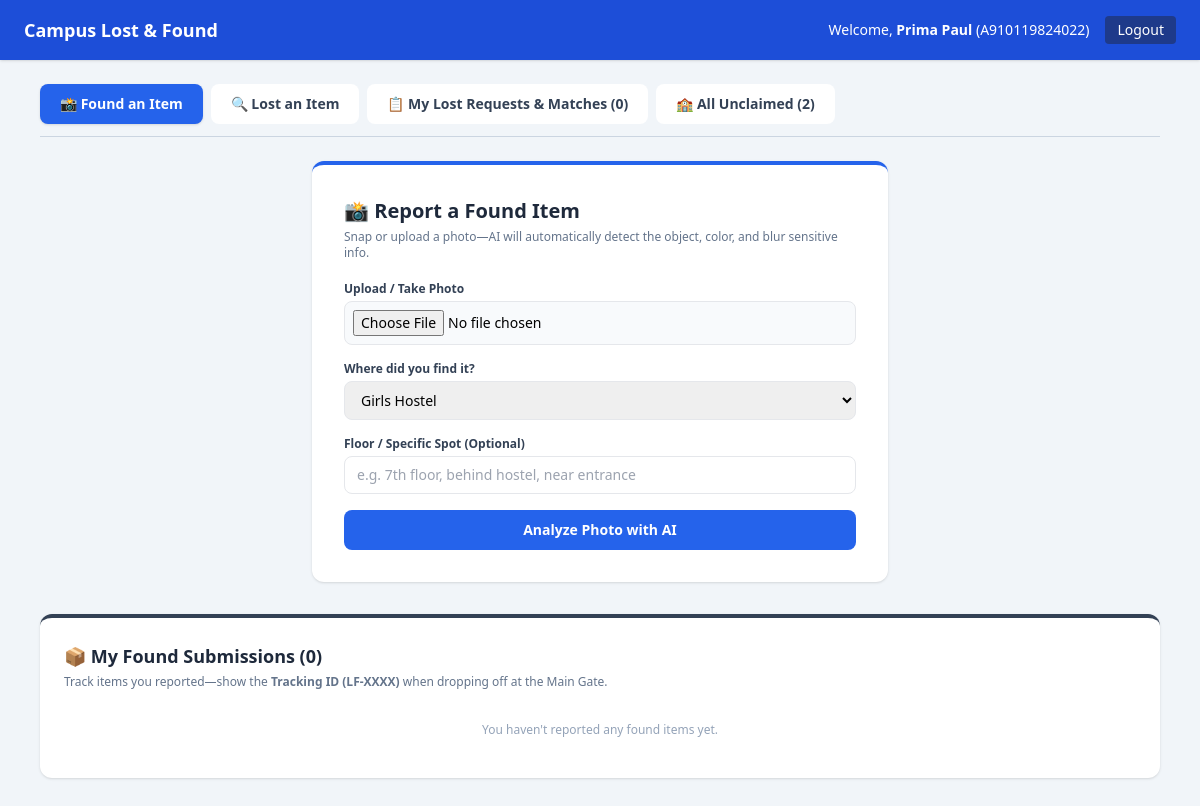
The page /student (signed in) on the database as committed earlier.
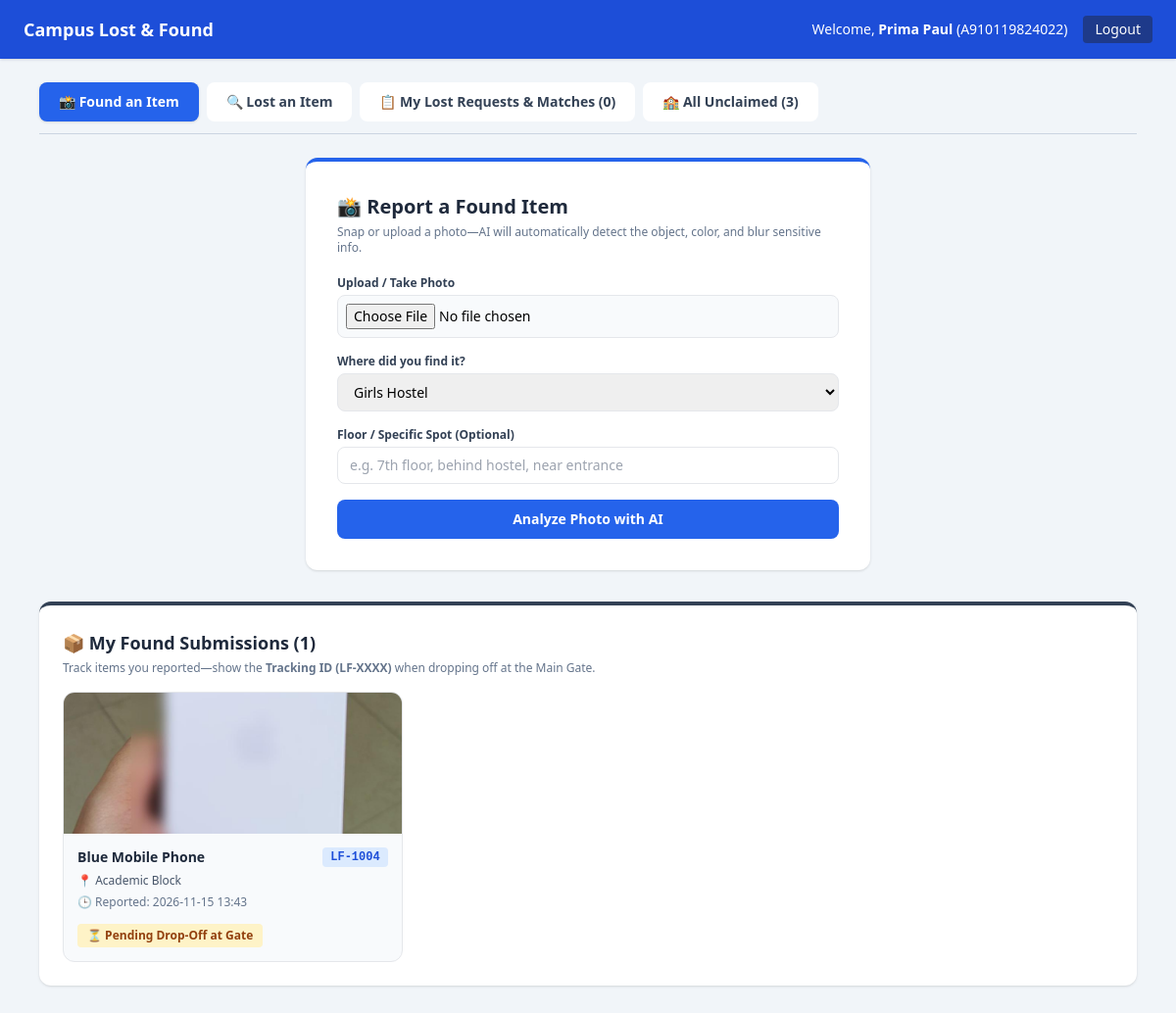
The same page on the database as committed later.
### tables this page shows
CREATE TABLE found_items (
            id INTEGER PRIMARY KEY AUTOINCREMENT,
            tracking_code TEXT UNIQUE,
            finder_id TEXT NOT NULL,
            object_name TEXT NOT NULL,
            color TEXT NOT NULL,
            location TEXT NOT NULL,
            spot_note TEXT,
            description TEXT,
            image_path TEXT,
            found_date TEXT NOT NULL,
            status TEXT DEFAULT 'Pending Drop-Off',
            claimed_by_name TEXT,
            claimed_by_id TEXT,
            claimed_at TEXT
        );

### app.py (the view)
@app.get("/student", response_class=HTMLResponse)
def student_dashboard(request: Request, tab: str = "found", q: str = ""):
    user = request.session.get("user")
    if not user or user["role"] != "student":
        return RedirectResponse("/", status_code=303)
    return render_student_page(request, user, active_tab=tab, q=q)

### templates/student.html (shortened to what this page needs)
<!DOCTYPE html>
<html lang="en">
<head>
  <script src="https://cdn.tailwindcss.com"></script>
</head>
<body class="bg-slate-100 min-h-screen pb-12">
  <nav class="bg-blue-700 text-white px-6 py-4 flex flex-wrap justify-between items-center shadow gap-4">
    <div class="font-bold text-lg">Campus Lost & Found</div>
    <div class="flex items-center gap-4 text-sm">
      <span>Welcome, <strong>{{ user.name }}</strong> ({{ user.user_id }})</span>
      <a href="/logout" class="bg-blue-900 hover:bg-blue-800 px-3 py-1 rounded">Logout</a>
    </div>
  </nav>
  <div class="max-w-6xl mx-auto px-4 mt-6 space-y-6">
    <div class="flex flex-wrap gap-2 border-b border-slate-300 pb-3">
      <a href="/student?tab=found"
         class="px-5 py-2.5 rounded-lg text-sm font-semibold {{ 'bg-blue-600 text-white shadow' if active_tab == 'found' else 'bg-white text-slate-700 hover:bg-slate-200' }}">
        📸 Found an Item
      </a>
      <a href="/student?tab=lost"
         class="px-5 py-2.5 rounded-lg text-sm font-semibold {{ 'bg-indigo-600 text-white shadow' if active_tab == 'lost' else 'bg-white text-slate-700 hover:bg-slate-200' }}">
        🔍 Lost an Item
      </a>
      <a href="/student?tab=requests"
         class="px-5 py-2.5 rounded-lg text-sm font-semibold {{ 'bg-emerald-600 text-white shadow' if active_tab == 'requests' else 'bg-white text-slate-700 hover:bg-slate-200' }}">
        📋 My Lost Requests & Matches ({{ total_matches_count }})
      </a>
      <a href="/student?tab=all"
         class="px-5 py-2.5 rounded-lg text-sm font-semibold {{ 'bg-slate-800 text-white shadow' if active_tab == 'all' else 'bg-white text-slate-700 hover:bg-slate-200' }}">
        🏫 All Unclaimed ({{ all_items|length }})
      </a>
    </div>
    {% if active_tab == 'found' %}
      <div class="space-y-8">
        {% if draft %}
        <div class="bg-emerald-50 border-2 border-emerald-500 p-6 rounded-xl shadow max-w-3xl mx-auto">
          <h2 class="text-lg font-bold text-emerald-900 mb-1">✨ AI Auto-Detection Draft (Confirm & Publish)</h2>
          <p class="text-xs text-emerald-700 mb-4">Verify the AI-detected details below before publishing to the gate feed.</p>
          <form action="/student/publish" method="POST" class="grid grid-cols-1 md:grid-cols-2 gap-4">
            <div class="flex flex-col items-center justify-center bg-white p-3 rounded-lg border">
              <img src="{{ draft.image_path }}" alt="Uploaded Preview" class="max-h-52 rounded">
              <span class="text-xs text-slate-400 mt-2">Auto-blurred if ID/screen detected</span>
            </div>
            <div class="space-y-3">
              <input type="hidden" name="image_path" value="{{ draft.image_path }}">
              <input type="hidden" name="found_date" value="{{ draft.found_date }}">
              <div>
                <label class="text-xs font-bold text-slate-700">Detected Object (Edit if wrong)</label>
                <input type="text" name="object_name" value="{{ draft.object_name }}" required class="w-full border rounded px-3 py-1.5 text-sm">
              </div>
              <div>
                <label class="text-xs font-bold text-slate-700">Detected Color (Edit if wrong)</label>
                <input type="text" name="color" value="{{ draft.color }}" required class="w-full border rounded px-3 py-1.5 text-sm">
              </div>
              <div class="grid grid-cols-2 gap-2">
                <div>
                  <label class="text-xs font-bold text-slate-700">Location</label>
                  <input type="text" name="location" value="{{ draft.location }}" readonly class="w-full bg-slate-100 border rounded px-3 py-1.5 text-sm">
                </div>
                <div>
                  <label class="text-xs font-bold text-slate-700">Floor / Spot Note</label>
                  <input type="text" name="spot_note" value="{{ draft.spot_note }}" class="w-full border rounded px-3 py-1.5 text-sm">
                </div>
              </div>
              <div>
                <label class="text-xs font-bold text-slate-700">AI Description</label>
                <input type="text" name="description" value="{{ draft.description }}" class="w-full border rounded px-3 py-1.5 text-sm">
              </div>
              <button type="submit" class="w-full bg-emerald-600 hover:bg-emerald-700 text-white font-bold py-2 rounded-lg">
                Confirm & Submit to Gate
              </button>
            </div>
          </form>
        </div>
        {% else %}
        <div class="bg-white p-8 rounded-xl shadow max-w-xl mx-auto border-t-4 border-blue-600">
          <h2 class="text-xl font-bold text-slate-800 mb-1">📸 Report a Found Item</h2>
          <p class="text-xs text-slate-500 mb-5">Snap or upload a photo—AI will automatically detect the object, color, and blur sensitive info.</p>
          <form action="/student/analyze" method="POST" enctype="multipart/form-data" class="space-y-4">
            <div>
              <label class="block text-xs font-semibold text-slate-700">Upload / Take Photo</label>
              <input type="file" name="photo" accept="image/*" capture="environment" required class="mt-1 w-full text-sm border rounded-lg p-2 bg-slate-50">
            </div>
            <div>
              <label class="block text-xs font-semibold text-slate-700">Where did you find it?</label>
              <select name="location" required class="mt-1 w-full border rounded-lg px-3 py-2 text-sm">
                {% for loc in locations %}
                  <option value="{{ loc }}">{{ loc }}</option>
                {% endfor %}
              </select>
            </div>
            <div>
              <label class="block text-xs font-semibold text-slate-700">Floor / Specific Spot (Optional)</label>
              <input type="text" name="spot_note" placeholder="e.g. 7th floor, behind hostel, near entrance"
                     class="mt-1 w-full border rounded-lg px-3 py-2 text-sm">
            </div>
            <button type="submit" class="w-full bg-blue-600 hover:bg-blue-700 text-white font-semibold py-2.5 rounded-lg text-sm">
              Analyze Photo with AI
            </button>
          </form>
        </div>
        {% endif %}
        <div class="bg-white p-6 rounded-xl shadow border-t-4 border-slate-700">
          <h3 class="text-lg font-bold text-slate-800 mb-1">📦 My Found Submissions ({{ my_found_items|length }})</h3>
          <p class="text-xs text-slate-500 mb-4">Track items you reported—show the <strong>Tracking ID (LF-XXXX)</strong> when dropping off at the Main Gate.</p>
          {% if my_found_items|length == 0 %}
            <p class="text-xs text-slate-400 py-4 text-center">You haven't reported any found items yet.</p>
          {% else %}
            <div class="grid grid-cols-1 sm:grid-cols-2 md:grid-cols-3 gap-4">
              {% for item in my_found_items %}
              <div class="border rounded-xl overflow-hidden bg-slate-50 flex flex-col">
                <img src="{{ item.image_path }}" class="w-full h-36 object-cover">
                <div class="p-3.5 text-xs space-y-1.5 flex-1">
                  <div class="flex justify-between items-center">
                    <span class="font-bold text-sm text-slate-800">{{ item.color }} {{ item.object_name }}</span>
                    <span class="font-mono font-bold text-blue-700 bg-blue-100 px-2 py-0.5 rounded">{{ item.tracking_code }}</span>
                  </div>
                  <p class="text-slate-600">📍 {{ item.location }} {% if item.spot_note %}({{ item.spot_note }}){% endif %}</p>
                  <p class="text-slate-500">🕒 Reported: {{ item.found_date }}</p>
                  <div class="pt-2">
                    {% if item.status == 'Pending Drop-Off' %}
                      <span class="inline-block px-2.5 py-1 rounded font-bold bg-amber-100 text-amber-800">
                        ⏳ Pending Drop-Off at Gate
                      </span>
                    {% elif item.status == 'At the Gate' %}
                      <span class="inline-block px-2.5 py-1 rounded font-bold bg-emerald-100 text-emerald-800">
                        🛡️ At the Gate (Awaiting Pickup)
                      </span>
                    {% elif item.status == 'Claimed' %}
                      <span class="inline-block px-2.5 py-1 rounded font-bold bg-blue-100 text-blue-800">
                        ✓ Has Been Claimed by Owner
                      </span>
                    {% endif %}
                  </div>
                </div>
              </div>
              {% endfor %}
            </div>
          {% endif %}
        </div>
      </div>
    {% endif %}
  </div>
</body>
</html>

Rows that differ between the two databases and show on the page:
no longer on this page (row unchanged): found_items: name "Prima Paul"
added found_items: image_path (picture), color "Blue", object_name "Mobile Phone", tracking_code "LF-1004", location "Academic Block", found_date "2026-11-15 13:43", status "⏳ Pending Drop-Off at Gate"
Other text that changed with them:
{{ user.name }}: (not shown) → "Prima Paul"
{{ all_items|length }}: "2" → "3"
{{ my_found_items|length }}: "0" → "1"
text no longer shown: "You haven't reported any found items yet."
